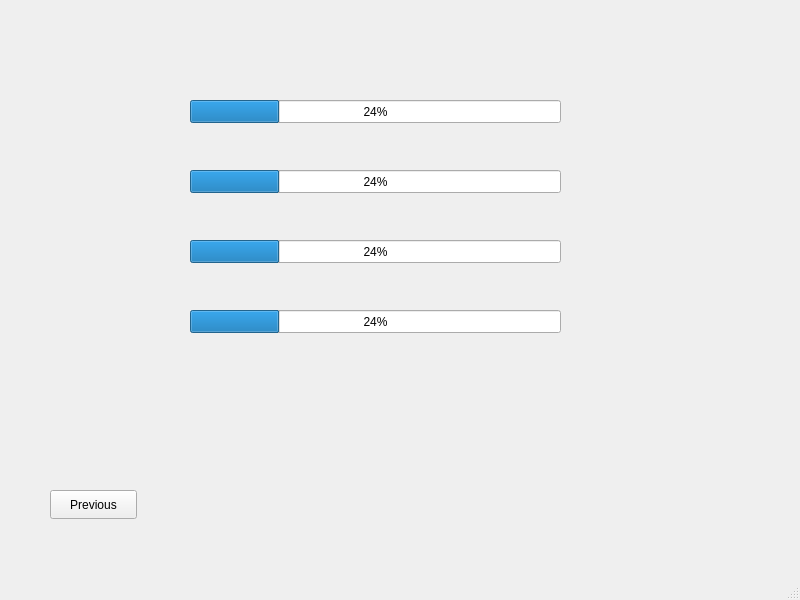
<?xml version="1.0" encoding="UTF-8"?>
<ui version="4.0">
    <class>MainWindow</class>
    <widget class="QMainWindow" name="MainWindow">
        <property name="geometry">
            <rect>
                <x>0</x>
                <y>0</y>
                <width>800</width>
                <height>600</height>
            </rect>
        </property>
        <property name="windowTitle">
            <string>MainWindow</string>
        </property>
        <widget class="QWidget" name="centralwidget">
            <widget class="QPushButton" name="previousButton">
                <property name="geometry">
                    <rect>
                        <x>50</x>
                        <y>490</y>
                        <width>87</width>
                        <height>29</height>
                    </rect>
                </property>
                <property name="text">
                    <string>Previous</string>
                </property>
            </widget>
            <widget class="QProgressBar" name="sceneAnalysisBar">
                <property name="geometry">
                    <rect>
                        <x>190</x>
                        <y>100</y>
                        <width>371</width>
                        <height>23</height>
                    </rect>
                </property>
                <property name="value">
                    <number>24</number>
                </property>
            </widget>
            <widget class="QProgressBar" name="objectAnalysisBar">
                <property name="geometry">
                    <rect>
                        <x>190</x>
                        <y>170</y>
                        <width>371</width>
                        <height>23</height>
                    </rect>
                </property>
                <property name="value">
                    <number>24</number>
                </property>
            </widget>
            <widget class="QProgressBar" name="subtitleAnalysisBar">
                <property name="geometry">
                    <rect>
                        <x>190</x>
                        <y>240</y>
                        <width>371</width>
                        <height>23</height>
                    </rect>
                </property>
                <property name="value">
                    <number>24</number>
                </property>
            </widget>
            <widget class="QProgressBar" name="resumeBar">
                <property name="geometry">
                    <rect>
                        <x>190</x>
                        <y>310</y>
                        <width>371</width>
                        <height>23</height>
                    </rect>
                </property>
                <property name="value">
                    <number>24</number>
                </property>
            </widget>
        </widget>
        <widget class="QMenuBar" name="menubar">
            <property name="geometry">
                <rect>
                    <x>0</x>
                    <y>0</y>
                    <width>800</width>
                    <height>23</height>
                </rect>
            </property>
        </widget>
        <widget class="QStatusBar" name="statusbar"/>
    </widget>
    <resources/>
    <connections/>
</ui>
